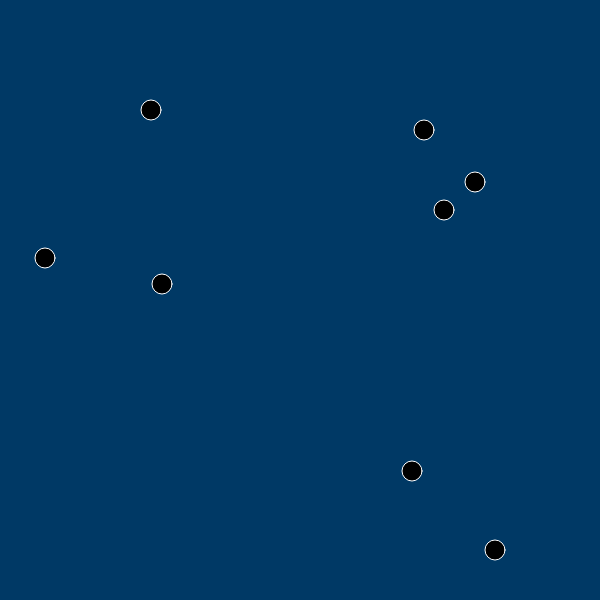
Frame 1 (no input)
Frame 60 (no input): identical to frame 1, image omitted
Frame 120 (the mouse pressed at the canvas centre since frame 60): identical to frame 1, image omitted

The p5.js sketch that drew this single still picture (run headless with seeded random() and noise() and a simulated clock; from frame 60 on, the mouse is pressed at the canvas centre):

// p5.js sketch
// ── sketch.js
var pt_array = new Array(0);
var ln_array = new Array(0);

// boolean player1 = true, player2 = false
var player = true;

var level = 8;
var point_size = 20;
var tolerance = point_size / 2;

var clickedID;
var lineDrawing;


var clr;
var intersects = false;


var Xa, Ya;
var debug_line = false;


var first_point;
var first_wait = false;
var clickable = true;
var clickedID;

var dist;
var point_clicked;


function setup() {

    var cnv = createCanvas(600, 600);
    var cnvX = (windowWidth - width) / 2;
    var cnvY = (windowHeight - height) / 2;
    cnv.position(cnvX, cnvY);

    background(color('#003965'));

    var randX, randY, valid;

    for (var i = 0; i < level; i++) {

        valid = true;
        randX = random(point_size / 2, this.width - point_size / 2);
        randY = random(point_size / 2, this.height - point_size / 2);

        for (var j = 0; j < pt_array.length; j++) {
            if (!(abs(randX - pt_array[j].x) > point_size / 2 && abs(randY - pt_array[j].y) > point_size / 2)) {
                valid = false;
                j = pt_array.length;
                i--;
            }
        }

        if (valid) {
            pt_array.push(new Point(randX, randY));
        }

    }

    fill(0);
    for (var i = 0; i < pt_array.length; i++) {
        stroke(color(pt_array[i].stroke_color));
        ellipse(pt_array[i].x, pt_array[i].y, point_size, point_size);
    }

    lineDrawing = false;

}

function draw() {

    // Reset background to animate drawing
    background(color('#003965'));

    // Color of points
    fill(0);

    // Draw all points
    for (var i = 0; i < pt_array.length; i++) {
        stroke(color(pt_array[i].stroke_color));
        ellipse(pt_array[i].x, pt_array[i].y, point_size, point_size);
    }

    // Draw mouse leading new line
    newLine();

    // Draw every existing segments
    for (var i = 0; i < ln_array.length; i++) {
        stroke(ln_array[i].clr);
        line(ln_array[i].x1, ln_array[i].y1, ln_array[i].x2, ln_array[i].y2);
    }
}

function keyPressed() {

    // Toggle to show/hide debug lines when spacebar pressed
    if (keyCode == 32) {
        debug_line = !debug_line;
    }

}

function mousePressed() {

    if (player) {
        clr = '#ff0000';
    } else {
        clr = '#00ff00';
    }

    point_clicked = false;
    checkPointClick();

    // No point was clicked, hence undo everything
    if (!point_clicked && clickedID != null) {
        // No point was clicked
        lineDrawing = false;
        first_point = null;
        pt_array[clickedID].stroke_color = pt_array[clickedID].old_color;
    }
}

// ── functions_lines.js
function newLine() {
    // Check if supposed to draw line for the moment
    if (lineDrawing) {

        stroke(clr);

        // Check if the first line has been allocated
        if (ln_array.length > 0) {

            // Loop through every exsisting line segments to check intersection
            for (var i = 0; i < ln_array.length; i++) {

                // segment1: (pt_array[clickeID].x, pt_array[clickedID].y)  (mouseX, mouseY)
                // segment2: (ln_array[i].x1, ln_array[i].y1)  (ln_array[i].x2, ln_array[i].y2)
                // Check if the two segments intersect
                intersects = checkIntersect(pt_array[clickedID].x, pt_array[clickedID].y, mouseX, mouseY, ln_array[i].x1, ln_array[i].y1, ln_array[i].x2, ln_array[i].y2);

                if (intersects) {
                    clickable = false;
                    line(pt_array[clickedID].x, pt_array[clickedID].y, Xa, Ya);
                    break;
                } else {
                    clickable = true;
                }
            }

            // New segment doesn't intersect with any existing segment
            if (clickable) {
                line(pt_array[clickedID].x, pt_array[clickedID].y, mouseX, mouseY);
            }

        } else {
            //print('drawing line');
            // There's no existing segments
            line(pt_array[clickedID].x, pt_array[clickedID].y, mouseX, mouseY);
        }
    }
}

function checkIntersect(s1x1, s1y1, s1x2, s1y2, s2x1, s2y1, s2x2, s2y2) {

    // Use integers for precise graphic pixel coordinates
    s1x1 = int(s1x1);
    s1x2 = int(s1x2);
    s1y1 = int(s1y1);
    s1y2 = int(s1y2);
    s2x1 = int(s2x1);
    s2x2 = int(s2x2);
    s2y1 = int(s2y1);
    s2y2 = int(s2y2);

    // segment1: y = m1 * x + b1
    // segment2: y = m2 * x + b2
    var m1, b1, m2, b2;

    // Vertical segments
    if (s1x1 == s1x2) {

        // Both segments are vertical
        if (s2x1 == s2x2) {

            // Check if the two segments overlay
            if ((max(s1y1, s1y2) > min(s2y1, s2y2) && max(s1y1, s1y2) < max(s2y1, s2y2)) ||
                (min(s1y1, s1y2) > min(s2y1, s2y2) && min(s1y1, s1y2) < max(s2y1, s2y2))) {
                return true;
            } else {
                return false;
            }
        }

        // Only segment1 is vertical, check if segment2 intersects with it
        m2 = (s2y1 - s2y2) / (s2x1 - s2x2);
        b2 = s2y1 - (m2 * s2x1);
        Xa = s1x1;
        Ya = m2 * Xa + b2;
        if (Ya < max(s1y1, s1y2) && Ya > min(s1y1, s1y2)) {
            return true;
        } else {
            return false;
        }

    } else if (s2x1 == s2x2) {

        // Only segment2 is vertical, check if segment1 intersects with it
        m1 = (s1y1 - s1y2) / (s1x1 - s1x2);
        b1 = s1y1 - (m1 * s1x1);
        Xa = s2x1;
        Ya = m1 * Xa + b1;
        if (Ya < max(s2y1, s2y2) && Ya > min(s2y1, s2y2)) {
            return true;
        } else {
            return false;
        }
    }

    // Neither are vertical, hence calculate slope and bias for both
    m1 = (s1y1 - s1y2) / (s1x1 - s1x2);
    b1 = s1y1 - (m1 * s1x1);
    m2 = (s2y1 - s2y2) / (s2x1 - s2x2);
    b2 = s2y1 - (m2 * s2x1);

    // Debug yellow lines when checking intersections
    if (debug_line) {
        stroke('#ffff00');
        line(0, b1, 600, 600 * m1 + b1);
        line(0, b2, 600, 600 * m2 + b2);

        // Reset stoke color
        stroke(clr);
    }

    // Parallel segments
    if (m1 == m2) {
        // Check if the two segments overlay
        if ((max(s1x1, s1x2) > min(s2x1, s2x2) && max(s1x1, s1x2) < max(s2x1, s2x2)) ||
            (min(s1x1, s1x2) > min(s2x1, s2x2) && min(s1x1, s1x2) < max(s2x1, s2x2))) {
            return true;
        }
        // No intersections if not overlayed
        return false;
    }

    // Find intersecting coords if segments intersect (Xa, Ya)
    // Ya = m1 * Xint + b1 = m2 * Xa + b2
    Xa = (b2 - b1) / (m1 - m2);
    Ya = m1 * Xa + b1;

    // Check if intersection is inbound of the two segments
    if (Xa < max(s2x1, s2x2) &&
        Xa > min(s2x1, s2x2) &&
        Xa < max(s1x1, s1x2) &&
        Xa > min(s1x1, s1x2) &&
        Ya < max(s2y1, s2y2) &&
        Ya > min(s2y1, s2y2) &&
        Ya < max(s1y1, s1y2) &&
        Ya > min(s1y1, s1y2)) {
        return true;
    }

    // Intersection is out of bound
    return false;
}

// ── functions_points.js
function checkPointClick() {
    // Check if a point is clicked
    for (var i = 0; i < pt_array.length; i++) {

        // Distance of mouse position to point
        dist = sqrt(sq(pt_array[i].x - mouseX) + sq(pt_array[i].y - mouseY));

        // Point is clicked
        if (dist <= tolerance) {
            //print('clicked on point');
            point_clicked = true;

            // Change color of point
            pt_array[i].stroke_color = clr;

            clickedID = i;

            // Check if the first_point is clicked
            if (first_point) {
                //print('this is second point');
                // A segment from the first_point exists
                // Check if there are segments intersecting
                if (intersects) {
                    // Check if intersection of two segments is within tolerance of the point clicked
                    if (abs(Xa - pt_array[i].x) <= tolerance &&
                        abs(Ya - pt_array[i].y) <= tolerance) {
                        // Don't consider intersected, use point as second_point
                        ln_array.push(new Line(first_point.x, first_point.y, pt_array[i].x, pt_array[i].y, clr));

                        // Check if a triangle is formed
                        checkTriangleFormation();

                        first_point.old_color = clr;
                        first_point = null;
                        lineDrawing = false;
                        clickedID = null;
                        player = !player;
                    } else {
                        // Consider segments intersected, can't draw line (undo move)
                        lineDrawing = false;
                        first_point = null;
                        clickedID = null;
                        pt_array[i].stroke_color = pt_array[i].old_color;
                    }
                } else {
                    // Add new line segment
                    ln_array.push(new Line(first_point.x, first_point.y, pt_array[i].x, pt_array[i].y, clr));

                    // Check if a triangle is formed
                    checkTriangleFormation();

                    pt_array[i].old_color = clr;
                    first_point.old_color = clr;
                    first_point = null;
                    lineDrawing = false;
                    clickedID = null;
                    player = !player;
                }
            } else {
                //print('this is first point');
                // Start drawing new segment 
                first_point = pt_array[i];
                lineDrawing = true;
            }
            i = pt_array.length;
        }
    }
}

var pt1_X, pt1_Y, pt2_X, pt2_Y, pt3_X, pt3_Y, pt4_X, pt4_Y;
var isTri;

function checkTriangleFormation() {

    i = ln_array.length - 1;

    pt1_X = ln_array[i].x1;
    pt1_Y = ln_array[i].y1;
    pt2_X = ln_array[i].x2;
    pt2_Y = ln_array[i].y2;

    for (var j = 0; j < ln_array.length; j++) {
        if (i != j) {

            pt3_X = ln_array[j].x1;
            pt3_Y = ln_array[j].y1;
            pt4_X = ln_array[j].x2;
            pt4_Y = ln_array[j].y2;

            if ((pt3_X == pt1_X) && (pt3_Y == pt1_Y)) {
                isTri = thirdLineTest(i, j, pt4_X, pt4_Y, pt2_X, pt2_Y);
            } else if ((pt3_X == pt2_X) && (pt3_Y == pt1_Y)) {
                isTri = thirdLineTest(i, j, pt4_X, pt4_Y, pt1_X, pt1_Y);
            } else if ((pt4_X == pt1_X) && (pt4_Y == pt1_Y)) {
                isTri = thirdLineTest(i, j, pt3_X, pt3_Y, pt2_X, pt2_Y);
            } else if ((pt4_X == pt2_X) && (pt4_Y == pt2_Y)) {
                isTri = thirdLineTest(i, j, pt3_X, pt3_Y, pt1_X, pt1_Y);
            }
        }
    }


    print(isTri);
}

function thirdLineTest(i, j, final_pt_X, final_pt_Y, first_pt_X, first_pt_Y) {

    for (var k = 0; k < ln_array.length; k++) {

        if (k != i && k != j) {

            if (((ln_array[k].x1 == final_pt_X) &&
                    (ln_array[k].y1 == final_pt_Y) &&
                    (ln_array[k].x2 == first_pt_X) &&
                    (ln_array[k].y2 == first_pt_Y)) ||
                ((ln_array[k].x2 == final_pt_X) &&
                    (ln_array[k].y2 == final_pt_Y) &&
                    (ln_array[k].x1 == first_pt_X) &&
                    (ln_array[k].y1 == first_pt_Y))) {
                return true;
            }

        }
    }
}

// ── objects.js
function Point(x, y) {

    this.x = int(x);
    this.y = int(y);
    this.stroke_color = '#ffffff';
    this.old_color = '#ffffff';

}


function Line(x1, y1, x2, y2, clr) {

    this.x1 = x1;
    this.y1 = y1;
    this.x2 = x2;
    this.y2 = y2;
    this.clr = clr;
}

function Triangle(pt1, pt2, pt3, area, clr) {
    this.pt1 = pt1;
    this.pt2 = pt2;
    this.pt3 = pt3;
    this.area = area;
    this.area_color = clr;
}

// ── style.css
/* style.css */

html,
body {
    height: 100%;
}

body {
    margin: 0;
    display: flex;
    /* This centers our sketch horizontally. */
    justify-content: center;
    /* This centers our sketch vertically. */
    align-items: center;
}
